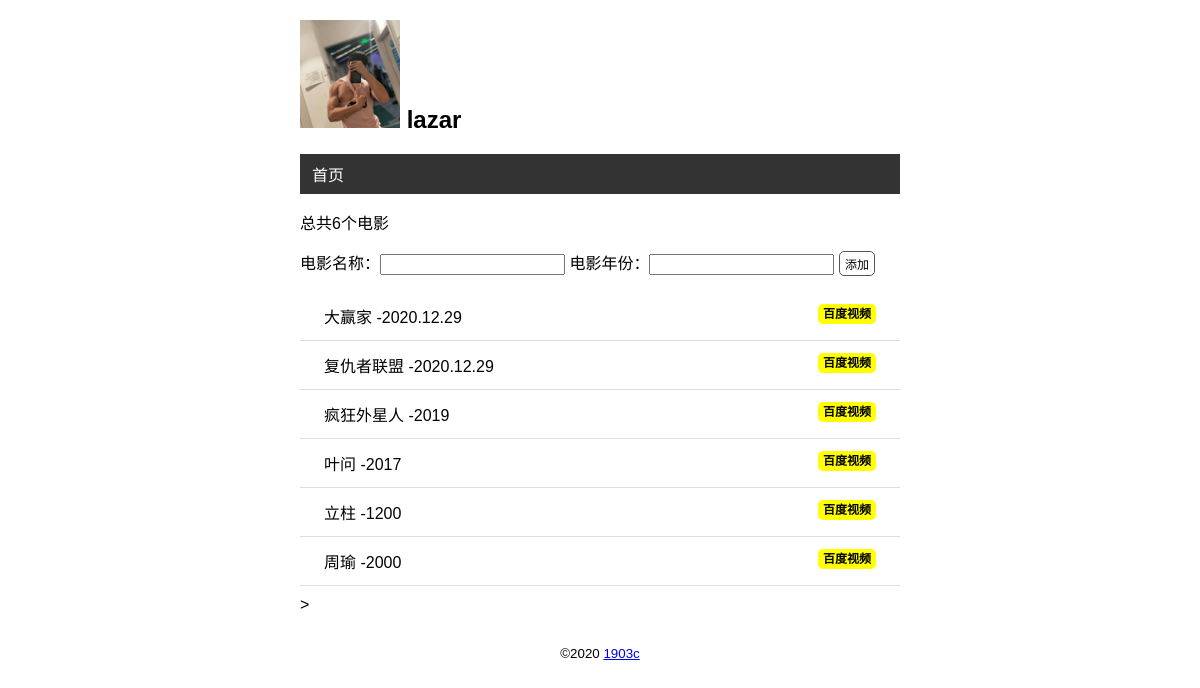
Before: / with the older database file.
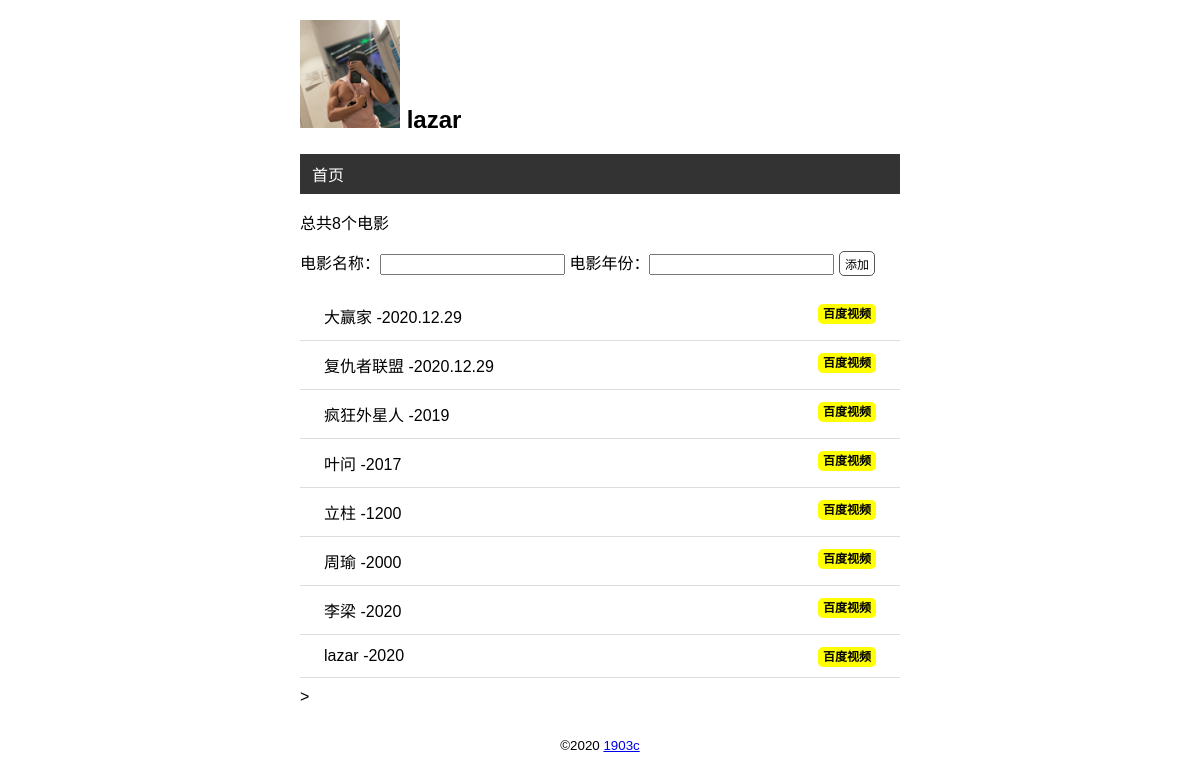
After: the same page with the newer database file.
### app.py (models this page shows)
class User(db.Model):
    id = db.Column(db.Integer,primary_key =True)
    name = db.Column(db.String(20))

class Movie(db.Model):
    id = db.Column(db.Integer,primary_key=True)
    title = db.Column(db.String(60))
    year = db.Column(db.String(4))

### app.py (the view, shortened to what this page needs)
@app.route('/',methods=['GET','POST'])
def index1():
    movies = Movie.query.all()
    return render_template('index.html',movies=movies)

### app.py (called while the page is built)
@app.context_processor
def common_user():
    user = User.query.first()
    return dict(name=user)

### templates/index.html
{%extends 'bass.html'%}
{%block content%}
<p>总共{{movies|length}}个电影</p>
<form action="" method="POST">
    电影名称：<input type="text" name="title" required autocomplete="off">
    电影年份：<input type="text" name ="year" required autocomplete="off">
    <input type="submit" value="添加"  class=btn>
</form>
    <ul class ="movie-list">
        {%for movie in movies%}
        <li>
                {{movie.title}} -{{movie.year}}
                <span class="float-right">
                    <a class="baidu" href="http://v.baidu.com/v?word={{movie.title}}&ct=301989888&rn=67&pn=0&db=0&s=0&fbl=800&ie=utf-8&oq={{movie.title}}&f=3&rsp=0" target="_blank">百度视频</a>
                </span>
        </li>
        {%endfor%}
    </ul>>
{%endblock%}

### templates/bass.html (shortened to what this page needs)
<!DOCTYPE html>
<html lang="zh">
<head>
    {%block head%}
    <link rel="stylesheet" href="{{url_for('static',filename='css/index.css')}}">
    {%endblock%}
</head>
<body>
<h2>
    <img src="{{url_for('static',filename='img/lazar.jpg')}}" alt="头像" class="avatar">
    {{name.name}}
</h2>
<nav>
    <ul>
        <li>
            <a href="{{url_for('index1')}}">首页</a>
        </li>
    </ul>
</nav>
{%block content%}
{%endblock%}
    <footer>
        <small>&copy;2020   <a href="#">1903c</a></small>
    </footer>
</body>
</html>

### static/css/index.css (style rules this page uses)
body { margin: 0 auto; max-width: 600px; font-size: 16px; font-family: Arial, Helvetica, sans-serif; }
.avatar { width: 100px; }
footer { color: #000; margin-top: 20px; text-align: center; padding: 10px; }
.movie-list { list-style-type: none; padding:0 ; margin-bottom: 10px; box-shadow: 0 2px 5px 0 reba(0,0,0,0.16)0 2px 10px 0 reba(0,0,0,0.14); }
.movie-list li { padding: 12px 24px; border-bottom: 1px solid #dddddd; }
.float-right { float: right; }
nav ul { list-style-type: none; margin: 0; padding: 0; overflow: hidden; background-color: #333333; }
nav ul li { float: left; }
nav ul li a { display: block; color: white; text-align: center; padding: 8px 12px; text-decoration: none; }
.baidu { font-size: 12px; font-weight: bold; color:black; text-decoration: none; background: yellow; border-radius: 5px; padding: 3px 5px; }
.btn { font-size: 12px; padding: 3px 5px; text-decoration: none; cursor: pointer; background-color: white; color: black; border: 1px solid #555555; border-radius: 5px; }

Changed rows visible on the page:
added Movie: title "李梁", year "2020"
added Movie: title "lazar", year "2020"
Other visible differences:
{{ movies|length }}: "6" → "8"
